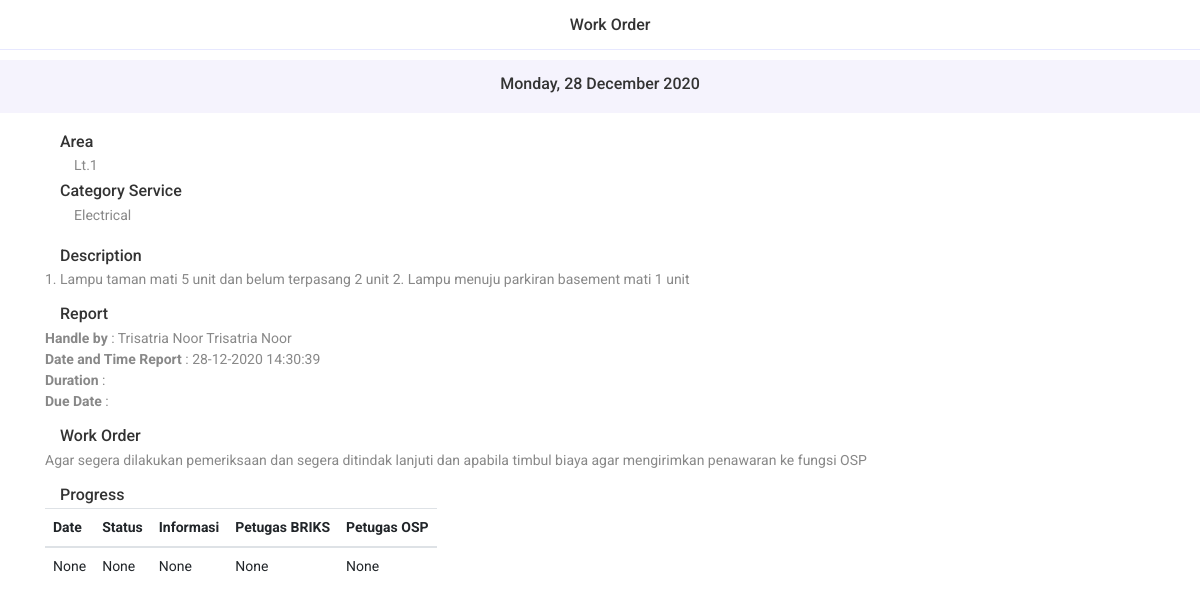
Page /workorder/work/detail/day=3 (signed in) on the committed database.
### workorder/models.py (models this page shows, shortened)
class wo_day(models.Model):
    last_update = models.DateTimeField(
        _("Last Update"), name="lastUpdate", auto_now=True, auto_now_add=False)
    create_at = models.DateTimeField(
        _("Create At"), name="createAt", auto_now=False, auto_now_add=True)
    is_delete = models.BooleanField(
        _("Is Delete"), name="isDelete", null=True, blank=True, default=False)
    class Meta:
        verbose_name = _("day")
        verbose_name_plural = _("days")

class wo_description(models.Model):
    area_choice = (
        ('Lt.UG', 'Lt.UG'),
        ('Lt.1', 'Lt.1'),
        ('Lt.2', 'Lt.2'),
        ('Lt.3', 'Lt.3'),
        ('Lt.4', 'Lt.4'),
        ('Lt.5', 'Lt.5'),
        ('Lt.6', 'Lt.6'),
        ('Lt.7', 'Lt.7'),
        ('Lt.8', 'Lt.8'),
        ('Lt.9', 'Lt.9'),
    )
    category_service = (
        ('Mechanical', 'Mechanical'),
        ('Electrical', 'Electrical'),
        ('Security', 'Security'),
        ('Cleaning', 'Cleaning'),
        ('Sivil/Architectur', 'Sivil/Architectur'),
        ('Electronics', 'Electronics'),
        ('Others', 'Others'),
    )
    last_update = models.DateTimeField(
        _("Last Update"), name="lastUpdate", auto_now=True, auto_now_add=False)
    create_at = models.DateTimeField(
        _("Create At"), name="createAt", auto_now=False, auto_now_add=True)
    is_delete = models.BooleanField(
        _("Is Delete"), name="isDelete", null=True, blank=True, default=False)
    woUser = models.ForeignKey(User, verbose_name=_("WO User"), name="woUser", on_delete=models.PROTECT,
                               null=True, blank=True, limit_choices_to={'groups__name': 'maker'})
    division = models.CharField(
        _("Division"), max_length=10, null=True, blank=True, default="OSP")
    area = MultiSelectField(
        _("Area"), name='area', choices=area_choice, null=True, blank=True)
    categoryService = MultiSelectField(_("Category Service"), name='categoryService',
                                       choices=category_service, null=True, blank=True)
    csOthers = models.CharField(_("Category Service Others"), name='csOthers',
                                max_length=20, null=True, blank=True, default='')
    description = models.TextField(
        _("Description"), null=True, blank=True, max_length=1000, name="description")
    descriptionDay = models.ForeignKey(wo_day, verbose_name=_(
        "Description Day"), related_name="descriptionDay", on_delete=models.PROTECT, null=True, blank=True)
    class Meta:
        verbose_name = _("description")
        verbose_name_plural = _("descriptions")

class wo_workorder(models.Model):
    last_update = models.DateTimeField(
        _("Last Update"), name="lastUpdate", auto_now=True, auto_now_add=False)
    create_at = models.DateTimeField(
        _("Create At"), name="createAt", auto_now=False, auto_now_add=True)
    is_delete = models.BooleanField(
        _("Is Delete"), name="isDelete", null=True, blank=True, default=False)
    woMaker = models.ForeignKey(User, verbose_name=_("WO Maker"), related_name="woMaker",
                                on_delete=models.PROTECT, null=True, blank=True, limit_choices_to={'groups__name': 'maker'})
    woChecker = models.ForeignKey(User, verbose_name=_("WO Checker"), related_name="woChecker",
                                  on_delete=models.PROTECT, null=True, blank=True, limit_choices_to={'groups__name': 'checker'})
    woSigner = models.ForeignKey(User, verbose_name=_("WO Signer"), related_name="woSigner",
                                 on_delete=models.PROTECT, null=True, blank=True, limit_choices_to={'groups__name': 'signer'})
    workorder = models.TextField(
        _("Work Order"), name="workorder", max_length=1000, null=True, blank=True)
    duration = models.CharField(
        _("Duration"), max_length=50, null=True, blank=True, name="duration")
    due_date = models.DateField(
        _("Due Date"), auto_now=False, auto_now_add=False, name="dueDate")
    workorderDay = models.ForeignKey(wo_day, verbose_name=_(
        "Work Order Day"), related_name="workorderDay", on_delete=models.PROTECT, null=True, blank=True)
    workorderDescription = models.ForeignKey(wo_description, verbose_name=_(
        "Work Order Description"), related_name="workorderDescription", on_delete=models.PROTECT, null=True, blank=True)
    class Meta:
        verbose_name = _("work order")
        verbose_name_plural = _("work orders")

class wo_rincian(models.Model):
    last_update = models.DateTimeField(
        _("Last Update"), name="lastUpdate", auto_now=True, auto_now_add=False)
    create_at = models.DateTimeField(
        _("Create At"), name="createAt", auto_now=False, auto_now_add=True)
    is_delete = models.BooleanField(
        _("Is Delete"), name="isDelete", null=True, blank=True, default=False)
    date = models.DateField(_("Date"), name="date", auto_now=False,
                            auto_now_add=False, null=True, blank=True)
    status = models.CharField(
        _("Status"), name="status", max_length=50, null=True, blank=True)
    information = models.TextField(
        _("Information"), name="information", max_length=500, null=True, blank=True)
    briksUser = models.ForeignKey(User, verbose_name=_("Petugas BRIKS"), related_name="briksUser",
                                  on_delete=models.PROTECT, null=True, blank=True, limit_choices_to={'groups__name': 'briks'}, default='')
    ospUser = models.ForeignKey(User, verbose_name=_("Petugas OSP"), related_name="ospUser",
                                on_delete=models.PROTECT, null=True, blank=True, limit_choices_to={'groups__name': 'maker'}, default='')
    rincianProgress = models.ForeignKey(wo_progress, verbose_name=_(
        "Rincian Progress"), related_name="rincianProgress", on_delete=models.PROTECT, null=True, blank=True)
    class Meta:
        verbose_name = _("rincian")
        verbose_name_plural = _("rincians")

### user/models.py (models this page shows, shortened)
class User(AbstractUser):
    username = models.CharField(
        max_length=50, unique=True)
    email = models.EmailField(_('email address'))
    phone = models.IntegerField(
        _('phone number'), unique=True, blank=True, null=True)
    objects = UserManager()
    qr_code = models.ImageField(
        upload_to='qr_code', blank=True, null=True, unique=True)

### user/decorators.py (the view)
    def wrapper_function(request, *args, **kwargs):
        group = None
        if request.user.groups.exists():
            group = request.user.groups.all().first().name
        if group == 'maker':
            return view_func(request, *args, **kwargs)
        else:
            return redirect('401_unauthorized_maker')

### workorder/views.py (called while the page is built)
@login_required(login_url='user_login')
@maker_only
def wo_work_detail(request, day_id):
    days = wo_day.objects.get(id=day_id, isDelete=False)
    descriptions = wo_description.objects.get(
        descriptionDay=days.id, isDelete=False)
    workorders = wo_workorder.objects.get(
        workorderDay=days.id, workorderDescription=descriptions.id, isDelete=False)
    progresss = wo_progress.objects.get(
        progressDay=days.id, progressDescription=descriptions.id, isDelete=False)
    rincians = wo_rincian.objects.filter(
        rincianProgress=progresss.id, isDelete=False)
    context = {
        'days': days,
        'descriptions': descriptions,
        'workorders': workorders,
        'rincians': rincians,
        'title': 'Work Order'
    }
    return render(request, 'workorder/wo_work_detail.html', context)

### templates/workorder/wo_work_detail.html (shortened to what this page needs)
{% extends "base.html" %}{% load static %}
{% block navbar %}
<div class="left"><a href="{% url 'wo_home' %}" class="link"><i class="icon ion-ios-arrow-back"></i></a>
</div>
<div class="title">{{title}}</div>
{% endblock navbar %}
{% block page_wrapper %}
<div class="newsletter bg-lightblue">
    <div class="separator-small"></div>
    <div class="section-title text-center title-large">
        <h6> {{days.createAt | date:"l, d F Y"}}</h6>
    </div>
    <div class="separator-small"></div>
</div>
<div class="separator-medium"></div>
<div class="privacy">
    <div class="container">
        <div class="privacy-description">
            <div class="block">
                <div class="section-title">
                    <h6>Area</h6>
                </div>
                <div class="privacy-list">
                    {% for area in descriptions.area %}
                    <div class="content">
                        <div class="icons text-large">
                            <i class="icon ion-ios-arrow-dropright-circle"></i>
                        </div>
                        <p>{{area}}</p>
                    </div>
                    {% endfor %}
                </div>
                <div class="section-title">
                    <h6>Category Service</h6>
                </div>
                <div class="privacy-list">
                    {% for cs in descriptions.categoryService %}
                    <div class="content">
                        <div class="icons text-large">
                            <i class="icon ion-ios-arrow-dropright-circle"></i>
                        </div>
                        <p>{{cs}}</p>
                    </div>
                    {% endfor %}
                </div>
                <div class="separator-small"></div>
                <div class="section-title">
                    <h6>Description</h6>
                </div>
                <p>{{descriptions.description}}</p>
                <div class="separator-small"></div>
                <div class="section-title">
                    <h6>Report</h6>
                </div>
                <p><strong>Handle by</strong> : {{workorders.woMaker.first_name}} {{workorders.woMaker.first_name}}</p>
                <p><strong>Date and Time Report</strong> : {{workorders.createAt | date:"d-m-Y" }}
                    {{workorders.createAt | date:"H:i:s" }}</p>
                <p><strong>Duration</strong> : {{workorders.woMaker.duration}}</p>
                <p><strong>Due Date</strong> : {{workorders.woMaker.dueDate}}</p>
                <div class="separator-small"></div>
                <div class="section-title">
                    <h6>Work Order</h6>
                </div>
                <p>{{workorders.workorder}}</p>
                <div class="separator-small"></div>
                <div class="section-title">
                    <h6>Progress</h6>
                </div>
                <table class="table table-responsive">
                    <thead>
                        <tr>
                            <th>Date</th>
                            <th>Status</th>
                            <th>Informasi</th>
                            <th>Petugas BRIKS</th>
                            <th>Petugas OSP</th>
                        </tr>
                    </thead>
                    <tbody>
                        <tr>
                            {% for rincian in rincians %}
                            <td>{{rincian.date}}</td>
                            <td>{{rincian.status}}</td>
                            <td>{{rincian.information}}</td>
                            <td>{{rincian.briksUser}}</td>
                            <td>{{rincian.ospUser}}</td>
                            {% endfor %}
                        </tr>
                    </tbody>
                </table>
            </div>
        </div>
    </div>
</div>
{% endblock page_wrapper %}

### static/css/style.css (style rules this page uses)
body { font-family: 'Roboto', sans-serif; color: #888; font-size: 14px; font-weight: 400; background: #fff; }
h1, h2, h3, h4, h5, h6 { line-height: 110%; font-family: 'Roboto', sans-serif; margin: 0; font-weight: 500; color: #333; }
h6 { font-size: 16px; }
a { color: #333; }
p { margin: 0; }
.text-large { font-size: 18px; }
.bg-lightblue { background: #f5f3fd !important; }
.separator-small { height: 15px; }
.separator-medium { height: 20px; }
.section-title { margin: 0 15px 15px; }
.navbar .link { display: flex; font-size: 26px; height: 50px; align-items: center; }
.navbar .title { font-size: 16px; color: #333; font-weight: 500; }
.privacy-list .content { display: flex; }
.privacy-list .content i { margin-right: 15px; display: inline-block; color: #8998ff; }

### templates/base.html (style rules this page uses)
.section-title { margin-bottom: 5px; }

### templates/workorder/wo_work_detail.html (style rules this page uses)
.table th, .table td { padding: .5rem !important; margin: .5rem !important; }

### rows in the picture
wo_day: createAt "Monday, 28 December 2020"
wo_description: area "Lt.1", categoryService "Electrical", description "1. Lampu taman mati 5 unit dan belum terpasang 2 unit 2. Lampu menuju parkiran basement mati 1 unit"
wo_workorder: woMaker.first_name "Trisatria Noor", createAt "28-12-2020", createAt "14:30:39", workorder "Agar segera dilakukan pemeriksaan dan segera ditindak lanjuti dan apabila timbul biaya agar mengirimkan penawaran ke fungsi OSP"
wo_rincian: date "None", status "None", information "None", briksUser "None", ospUser "None"

### other values in the picture
{{ title }} "Work Order"
